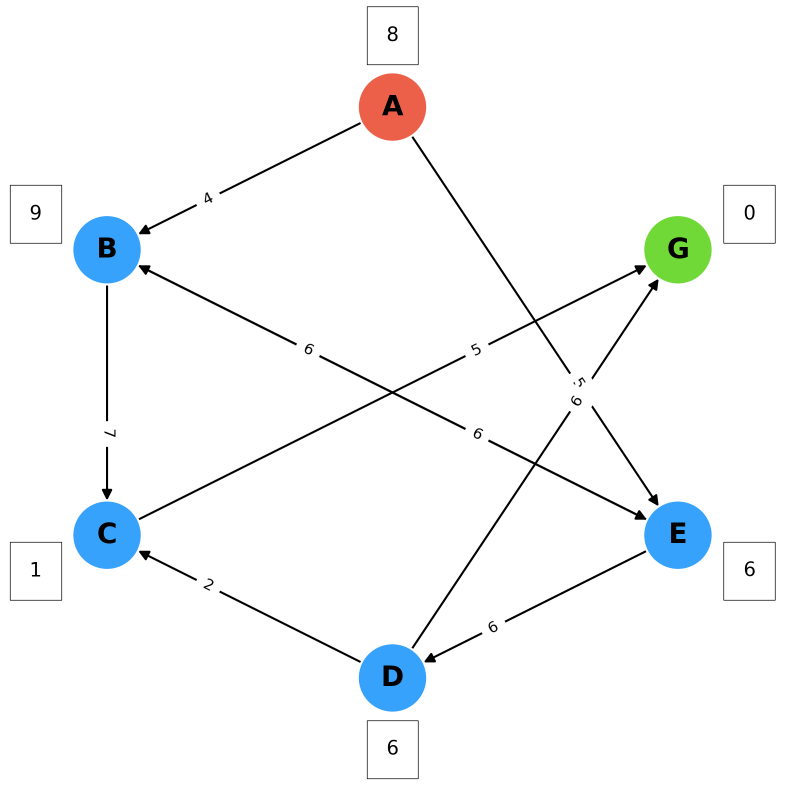
#> input picture exampleGraphs/grafico_4.png, 1570 x 1570 px (shown at 1/2 size)
$ python extract_graph_from_image.py ../exampleGraphs/grafico_4.png
#> lines starting #> are read from the running program, lines starting #| are printed output that depends on the picture; after the words box and inside, x2 and y2 are one past the last pixel; in counts of white or black regions, pixels touching at a corner belong together
import cv2
import numpy as np
import matplotlib.pyplot as plt
import pytesseract
import re
import math
import random
import os
import sys
import subprocess
import argparse

# --- Parse command-line arguments ---
parser = argparse.ArgumentParser(description="Extract graph data from image")
parser.add_argument("image_path", type=str, help="Path to the input image (e.g., grafi/grafico_4.png)")
args = parser.parse_args()

img_path = args.image_path

sys.path.append(os.path.abspath(os.path.join(os.path.dirname(__file__), '..', 'src')))

from utils import Node, Arc
from utils import compute_angle, generate_arc, valuate_q, update_arc_direction, draw_arc_extremes, draw_circle_along_arc, crop_circle_and_ocr, generate_yaml

# --- Load image ---
# img_path = "../exampleGraphs/grafico_4.png"
img = cv2.imread(img_path)
#> img is the input picture: shape (1570, 1570, 3); mean B, G, R 249.1, 248.2, 246
if img is None:
    raise FileNotFoundError(f"Image not found: {img_path}")
output = img.copy()

# --- Preprocessing ---
gray = cv2.cvtColor(img, cv2.COLOR_BGR2GRAY)
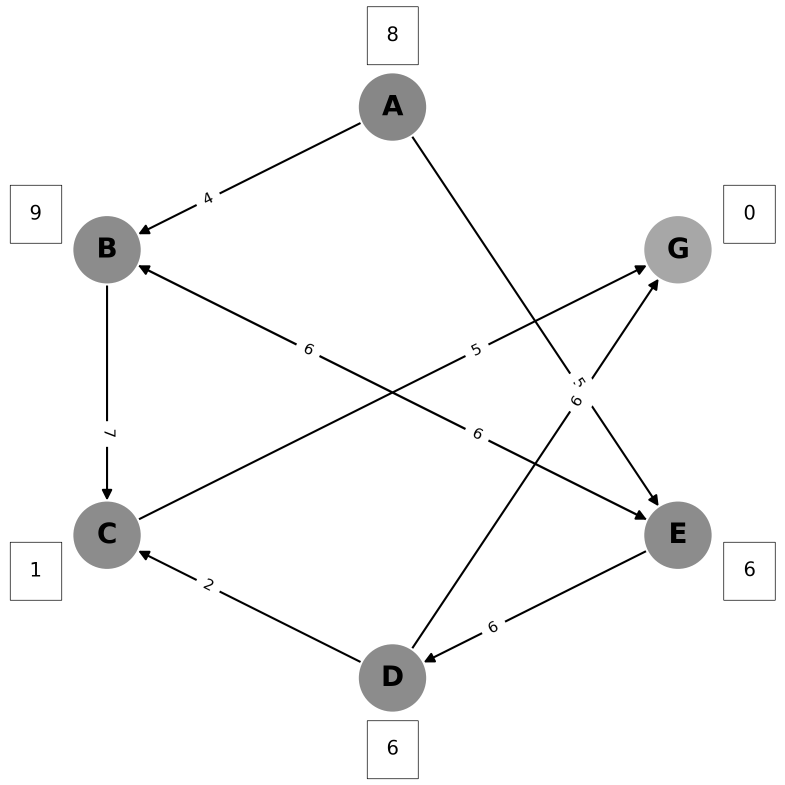
#> gray: shape (1570, 1570) (shown at 1/2 size); min 0, max 255, mean 247.6
blurred = cv2.GaussianBlur(gray, (9, 9), 0)
_, thresh = cv2.threshold(blurred, 0, 255, cv2.THRESH_BINARY_INV + cv2.THRESH_OTSU)
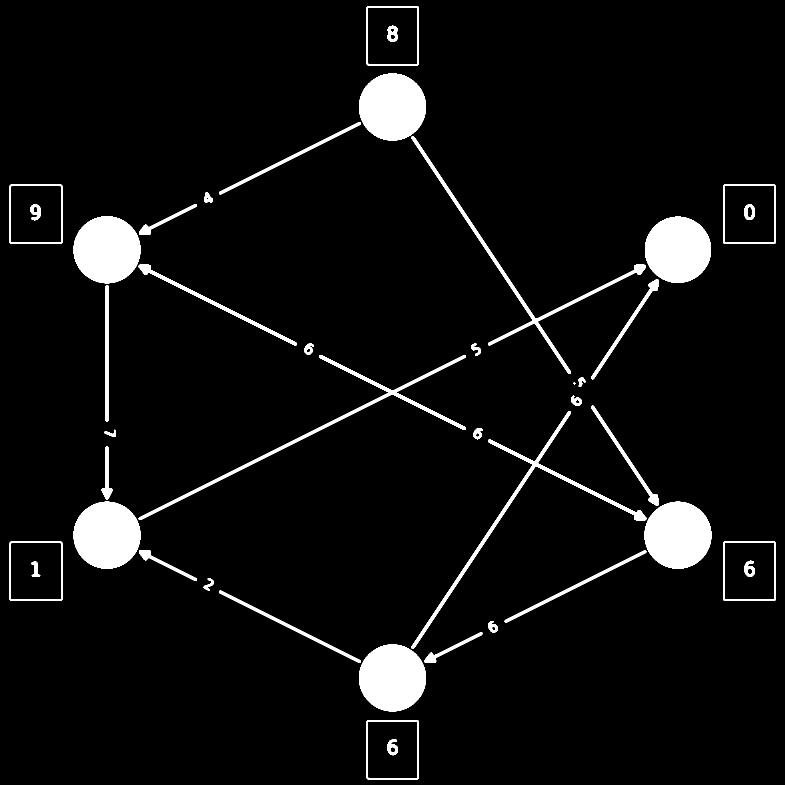
#> thresh: shape (1570, 1570) (shown at 1/2 size); 5.4% white; 42 white regions (1 under 20 px)

# --- Find contours ---
contours, _ = cv2.findContours(thresh, cv2.RETR_EXTERNAL, cv2.CHAIN_APPROX_SIMPLE)
#> contours = 36 contours, 1 with area under 20; largest, box (x1, y1, x2, y2) and area: (718, 147, 852, 281) 13999, (147, 432, 281, 567) 13974, (1289, 1003, 1423, 1138) 13973, (147, 1003, 281, 1138) 13973, (718, 1289, 852, 1423) 13964

# List of nodes
nodesList = []
# List of arcs
arcsList = []

# --- 1: Analyze circles (nodes) ---
for i, cnt in enumerate(contours, 1):
    area = cv2.contourArea(cnt)
    if area < 1000:
        continue  # Ignore small contours that are unlikely to be nodes

    (x, y), radius = cv2.minEnclosingCircle(cnt)
    circle_area = np.pi * (radius ** 2)
    ratio = area / circle_area

    if 0.7 < ratio < 1.3:  # Check if the contour is roughly circular
        center = (int(x), int(y))
        radius = int(radius)

        # Reduce the radius to crop a smaller area inside the circle for OCR
        r_reduced = int(radius * 0.7)
        x1 = max(center[0] - r_reduced, 0)
        y1 = max(center[1] - r_reduced, 0)
        x2 = min(center[0] + r_reduced, img.shape[1]-1)
        y2 = min(center[1] + r_reduced, img.shape[0]-1)

        roi = gray[y1:y2, x1:x2]  # Region of interest for OCR

        # OCR configuration for single-line alphanumeric detection
        custom_config = r'--oem 3 --psm 7'
#> (the run stopped early here; a loop or call above may not have finished)

$ run again, with exampleGraphs/grafico_1.png copied over exampleGraphs/grafico_4.png
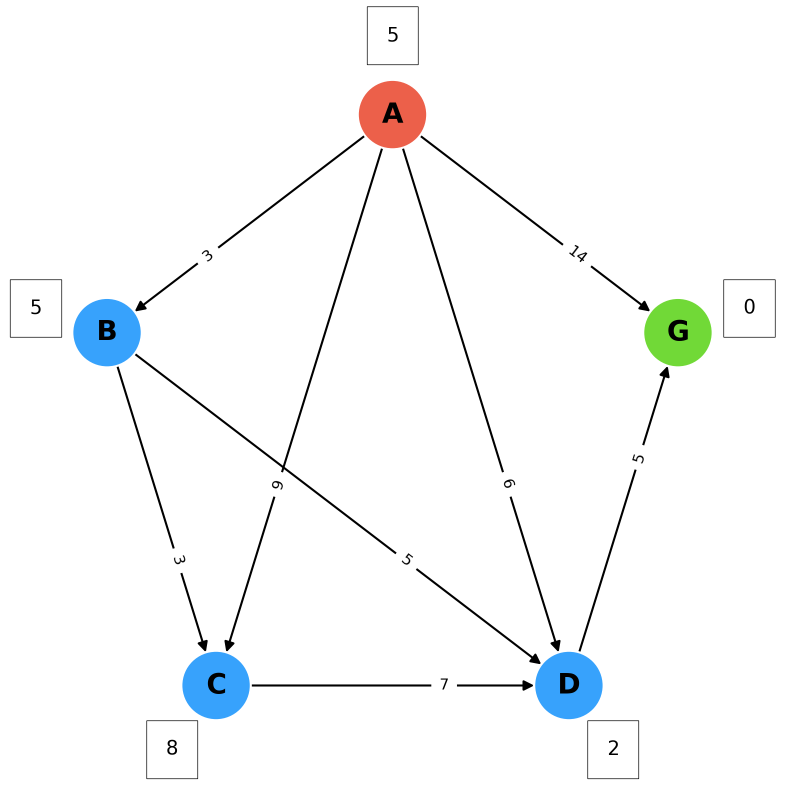
#> input picture exampleGraphs/grafico_1.png, 1570 x 1570 px (shown at 1/2 size)
#> img is the input picture: shape (1570, 1570, 3); mean B, G, R 249.3, 248.8, 247.3
#> `gray = cv2.cvtColor(img, cv2.COLOR_BGR2GRAY)`:
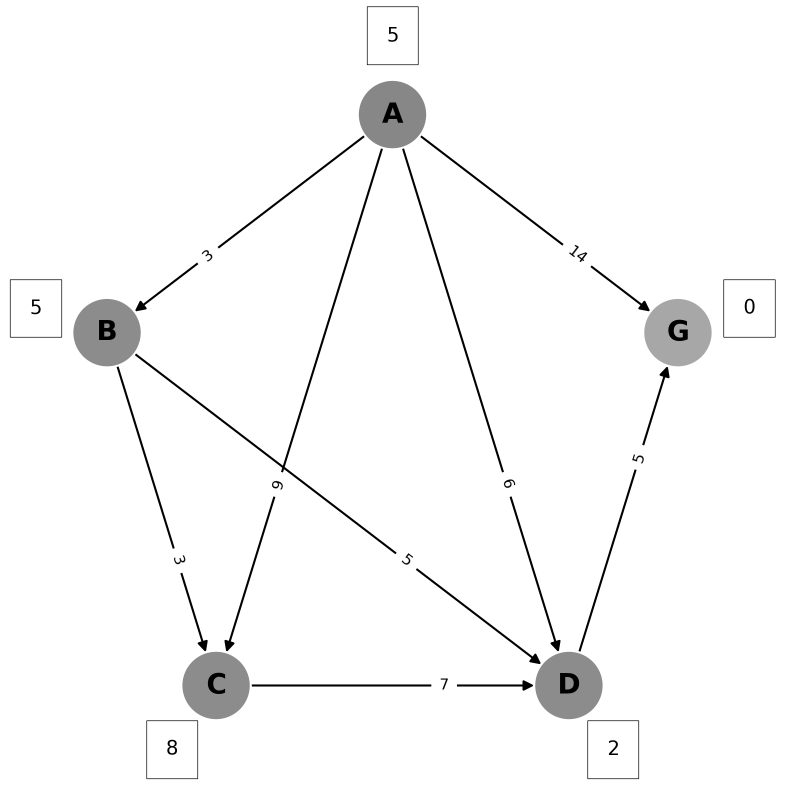
#> gray: shape (1570, 1570) (shown at 1/2 size); min 0, max 255, mean 248.4
#> `_, thresh = cv2.threshold(blurred, 0, 255, cv2.THRESH_BINARY_INV + cv2..`:
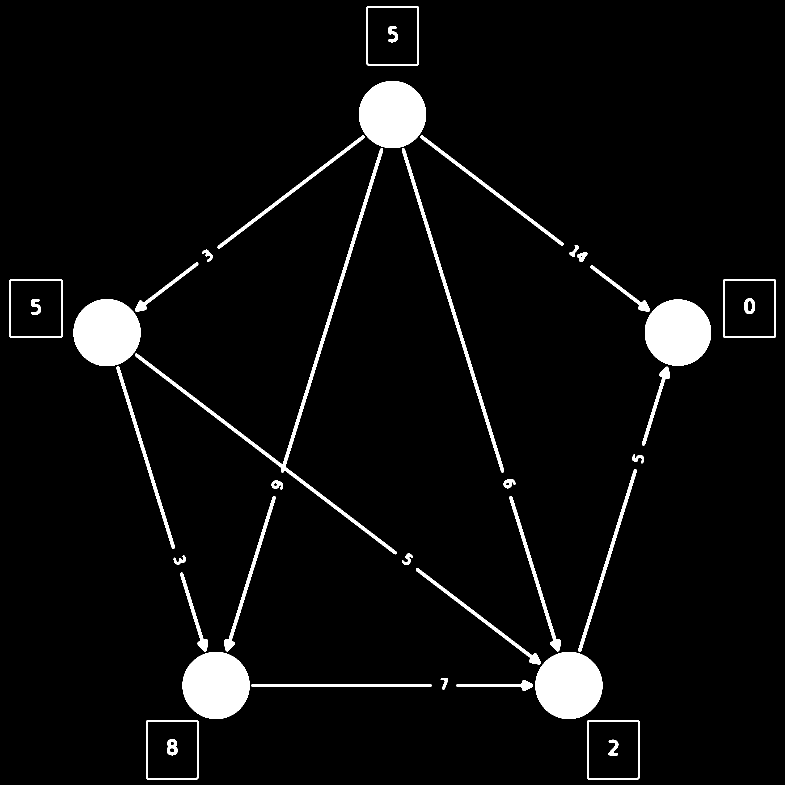
#> thresh: shape (1570, 1570) (shown at 1/2 size); 4.8% white; 39 white regions
#> contours = 34 contours; largest, box (x1, y1, x2, y2) and area: (718, 162, 852, 296) 14007, (147, 598, 281, 732) 13969, (1071, 1304, 1205, 1438) 13965, (365, 1304, 499, 1438) 13965, (1290, 599, 1422, 732) 13648

$ run again, with exampleGraphs/grafico_10.png copied over exampleGraphs/grafico_4.png
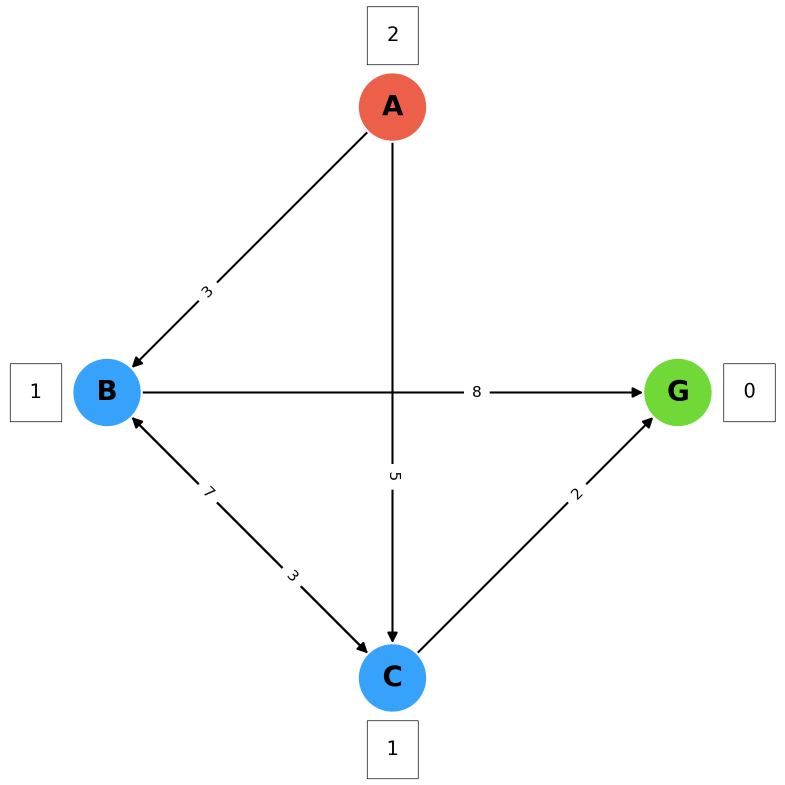
#> input picture exampleGraphs/grafico_10.png, 1570 x 1570 px (shown at 1/2 size)
#> img is the input picture: shape (1570, 1570, 3); mean B, G, R 250.4, 250.4, 249.5
#> `_, thresh = cv2.threshold(blurred, 0, 255, cv2.THRESH_BINARY_INV + cv2..`:
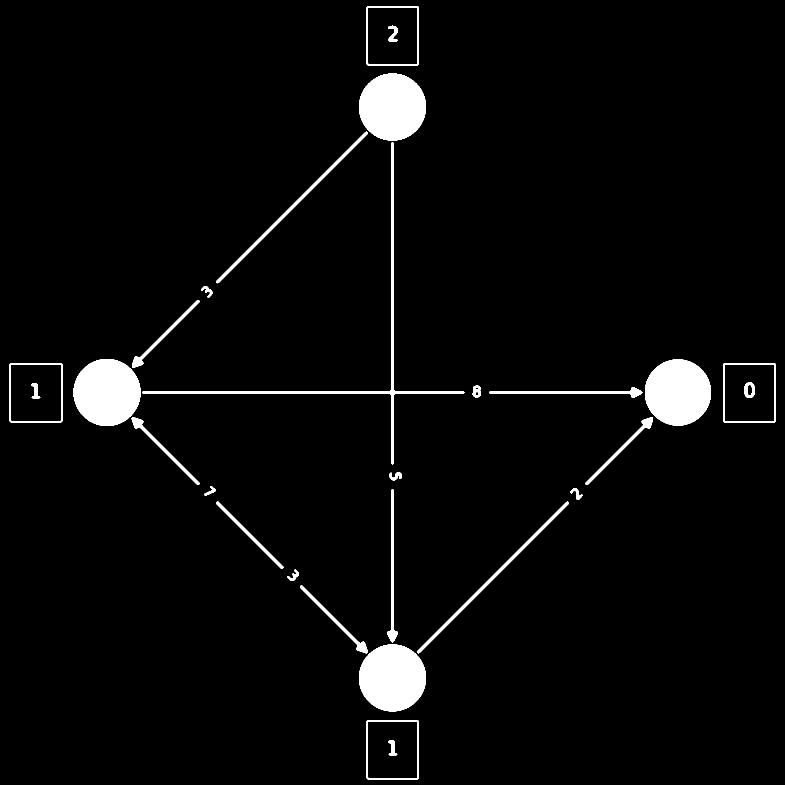
#> thresh: shape (1570, 1570) (shown at 1/2 size); 3.6% white; 28 white regions
#> contours = 24 contours; largest, box (x1, y1, x2, y2) and area: (718, 147, 852, 281) 13998, (147, 718, 281, 852) 13966, (718, 1289, 852, 1423) 13964, (1290, 719, 1422, 851) 13628, (1446, 726, 1552, 845) 12382

$ run again, with exampleGraphs/grafico_11.png copied over exampleGraphs/grafico_4.png
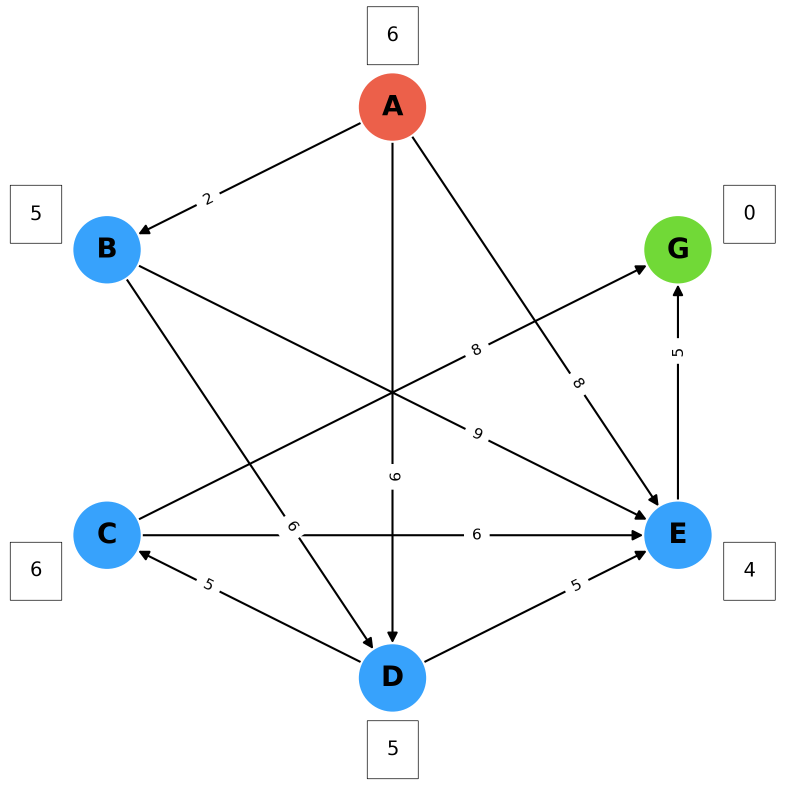
#> input picture exampleGraphs/grafico_11.png, 1570 x 1570 px (shown at 1/2 size)
#> img is the input picture: shape (1570, 1570, 3); mean B, G, R 248.3, 247.3, 245.2
#> `gray = cv2.cvtColor(img, cv2.COLOR_BGR2GRAY)`:
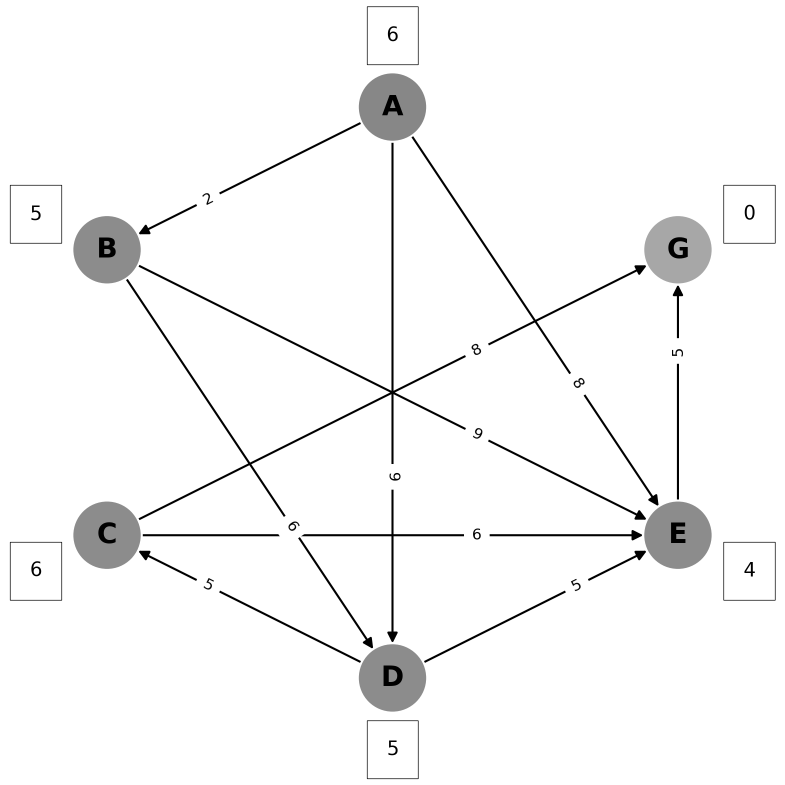
#> gray: shape (1570, 1570) (shown at 1/2 size); min 0, max 255, mean 246.8
#> `_, thresh = cv2.threshold(blurred, 0, 255, cv2.THRESH_BINARY_INV + cv2..`:
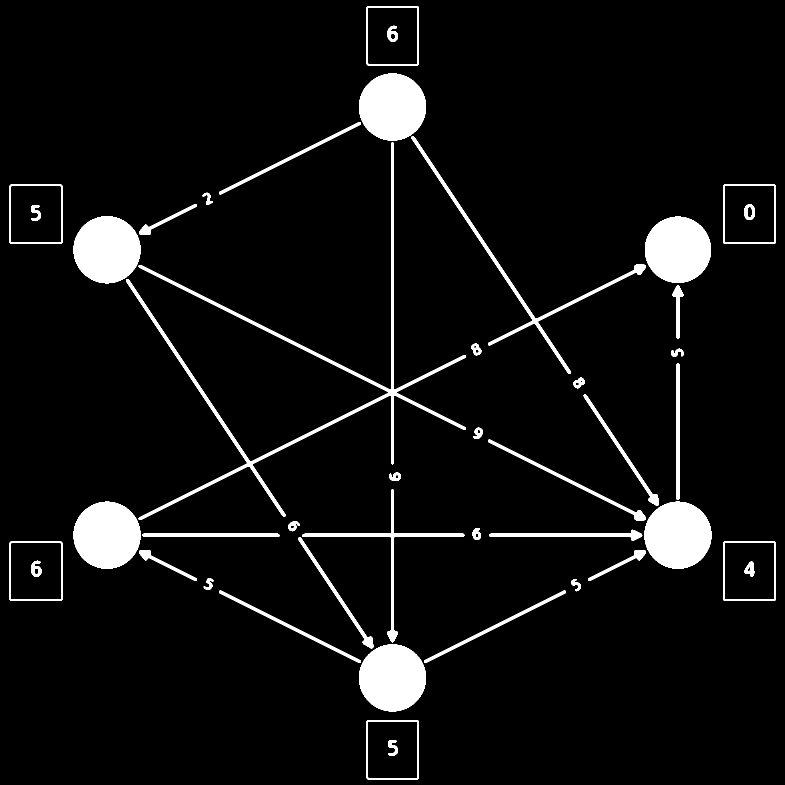
#> thresh: shape (1570, 1570) (shown at 1/2 size); 5.9% white; 44 white regions
#> contours = 38 contours; largest, box (x1, y1, x2, y2) and area: (252, 285, 932, 1040) 14278, (718, 147, 852, 281) 13987, (1289, 1003, 1423, 1138) 13959, (147, 1003, 281, 1138) 13959, (147, 432, 281, 567) 13958
